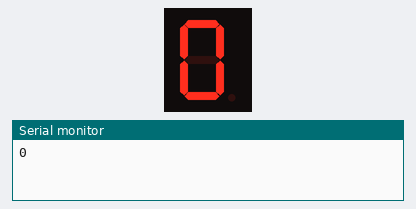
Recording of a sketch running on a simulated Arduino Uno, built with avr-gcc and run on an emulated ATmega328P. Parts: 1-digit seven-segment display, the last lines printed to the serial monitor. Wiring (inferred from the names in the program): 1-digit 7-segment display, segments lit when HIGH: segments pin 5, pin 6, pin 7, pin 8, pin 9, pin 10, pin 11, pin 12. The segment pins are drawn as the display they are named for.

Above: at 0.1 s.
At 2.1 s:
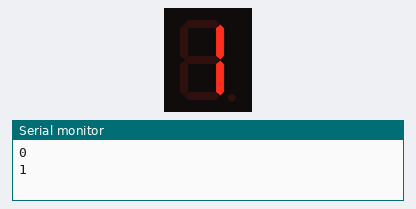
At 8.1 s:
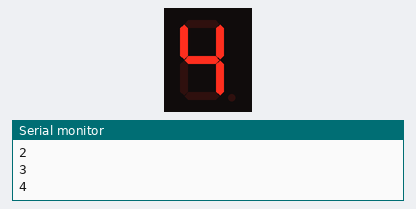
At 18.1 s:
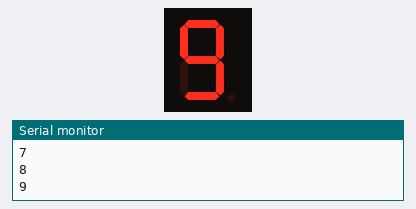
At 27.1 s:
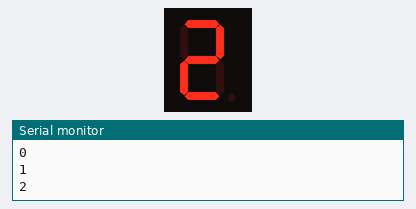
At 37.1 s:
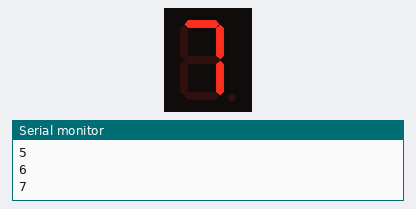

Measured:
- what the display in image 1 shows lasts 2.0 s, from 2.0 s to 4.0 s
- what the display in image 3 shows lasts 5.0 s, from 18.0 s to 23.0 s

The sketch:

sevenSegmenKatode.ino
```cpp
// Contoh penyajian angka
//   pada tujuh segmen common cathode

const byte SEGMEN[10] =
{
  B11111100,  // 0
  B01100000,  // 1
  B11011010,  // 2
  B11110010,  // 3
  B01100110,  // 4
  B10110110,  // 5
  B10111110,  // 6
  B11100000,  // 7
  B11111110,  // 8
  B11110110   // 9
};

const byte PIN_SEGMEN[8] = {5, 6, 7, 8, 9, 10, 11, 12};

void setup()
{
  Serial.begin(9600);

  // Inisialisasi pin segmen
  for (int j = 0; j < 8; j++)
    pinMode(PIN_SEGMEN[j], OUTPUT);
}

void loop()
{
  // Tampilkan 0 s/d 9
  for (int j = 0; j < 10; j++)
  {
    Serial.println(j);
    tampilkanAngka(j);
    delay(2000);
  }

  delay(3000);
}

void tampilkanAngka(int angka)
{
  // Abaikan kalau angka tidak antara 0 dan 9
  if ((angka < 0) || (angka > 9))
    return;

  byte dataSegmen = SEGMEN[angka];
  for (int j = 0; j < 8; j++)
  {
    int bit = bitRead(dataSegmen, 7-j);

    if (bit == HIGH)
      digitalWrite(PIN_SEGMEN[j], HIGH);
    else
      digitalWrite(PIN_SEGMEN[j], LOW);
  }
}
```
